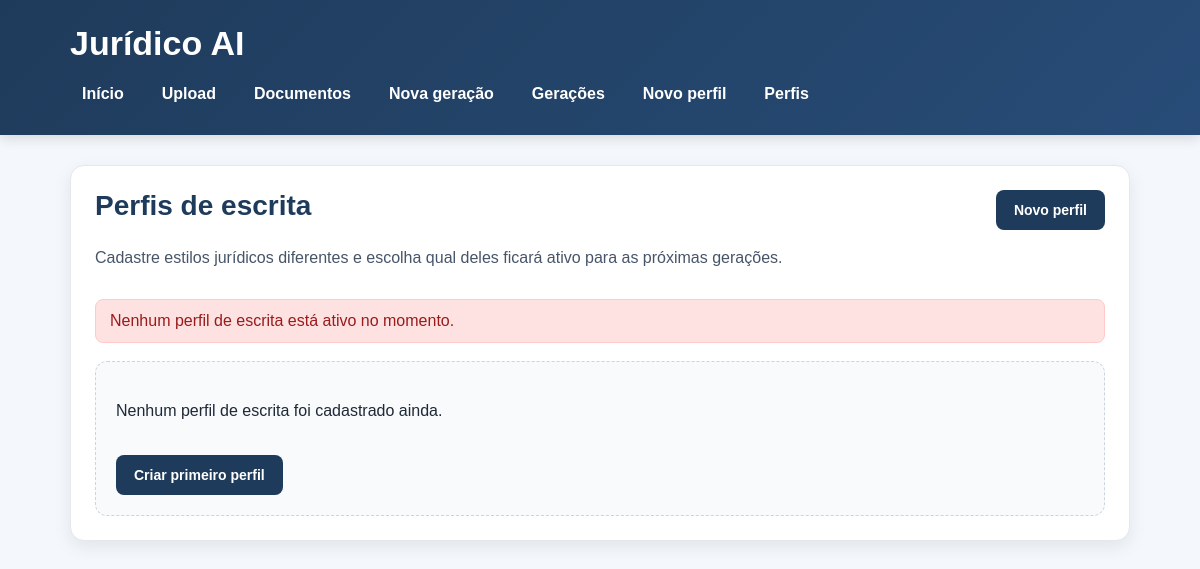
/writing-profiles/, run on an earlier commit of the app's database.
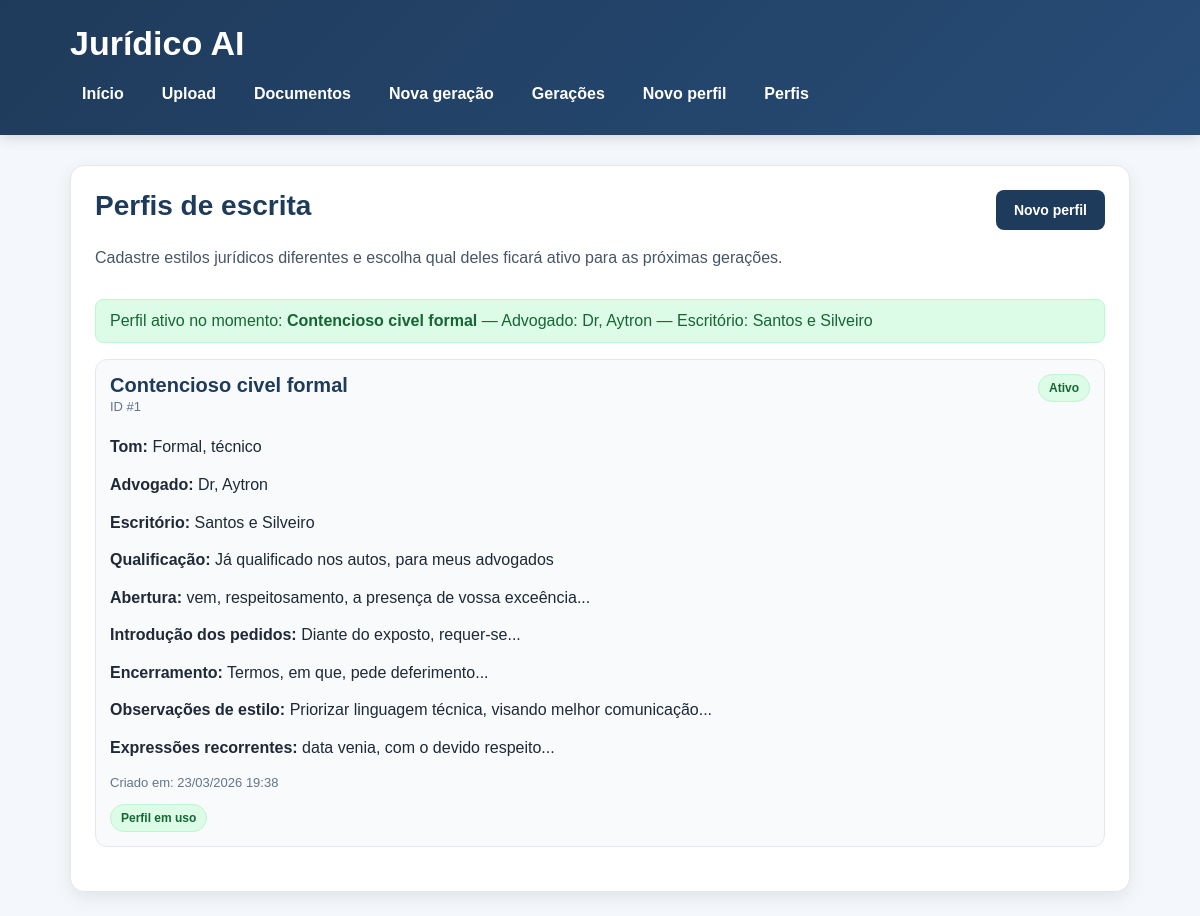
And on a later commit of the database.
### app/models/writing_profile.py (models this page shows)
class WritingProfile(Base):
    __tablename__ = "writing_profiles"
    id = Column(Integer, primary_key=True, index=True)
    profile_name = Column(String(150), nullable=False)
    lawyer_name = Column(String(150), nullable=True)
    office_name = Column(String(200), nullable=True)
    tone = Column(String(100), nullable=False, default="Formal")
    qualification_style = Column(
        Text,
        nullable=True,
        default="já qualificado(a) nos autos ou a ser devidamente qualificado(a)",
    )
    opening_phrase = Column(
        Text,
        nullable=True,
        default="vem, com o devido respeito, à presença de Vossa Excelência, apresentar a presente:",
    )
    closing_phrase = Column(
        Text,
        nullable=True,
        default="Termos em que,\nPede deferimento.",
    )
    request_intro = Column(
        Text,
        nullable=True,
        default="Diante do exposto, requer:",
    )
    legal_style_notes = Column(
        Text,
        nullable=True,
        default="Utilizar linguagem jurídica formal, objetiva e técnica.",
    )
    recurring_expressions = Column(
        Text,
        nullable=True,
        default="data venia; conforme entendimento jurisprudencial; nos termos da legislação aplicável",
    )
    is_active = Column(Boolean, default=False, nullable=False)
    created_at = Column(DateTime(timezone=True), server_default=func.now())

### app/routers/writing_profiles.py (the view)
@router.get("/", response_class=HTMLResponse)
def profiles_list(request: Request, db: Session = Depends(get_db)):
    perfis = listar_perfis(db)
    perfis_view = [montar_resumo_perfil(perfil) for perfil in perfis]
    perfil_ativo = buscar_perfil_ativo(db)
    return templates.TemplateResponse(
        "writing_profiles_list.html",
        {
            "request": request,
            "title": "Perfis de escrita",
            "perfis": perfis_view,
            "perfil_ativo": perfil_ativo,
        },
    )

### app/templates/writing_profiles_list.html (shortened to what this page needs)
{% extends "base.html" %}
{% block content %}
<section class="card">
    <div class="cabecalho-pagina">
        <div>
            <h2>Perfis de escrita</h2>
            <p class="texto-suave">
                Cadastre estilos jurídicos diferentes e escolha qual deles ficará ativo para as próximas gerações.
            </p>
        </div>
        <div class="acoes-topo">
            <a class="botao" href="/writing-profiles/new">Novo perfil</a>
        </div>
    </div>
    {% if perfil_ativo %}
        <div class="sucesso">
            Perfil ativo no momento: <strong>{{ perfil_ativo.profile_name }}</strong>
            {% if perfil_ativo.lawyer_name %}
                — Advogado: {{ perfil_ativo.lawyer_name }}
            {% endif %}
            {% if perfil_ativo.office_name %}
                — Escritório: {{ perfil_ativo.office_name }}
            {% endif %}
        </div>
    {% else %}
        <div class="erro">
            Nenhum perfil de escrita está ativo no momento.
        </div>
    {% endif %}
    {% if perfis %}
        <div class="lista-cards">
            {% for perfil in perfis %}
                <div class="mini-card perfil-card">
                    <div class="perfil-card-topo">
                        <div>
                            <h3 class="perfil-titulo">{{ perfil.profile_name }}</h3>
                            <p class="texto-pequeno">ID #{{ perfil.id }}</p>
                        </div>
                        <div>
                            {% if perfil.is_active %}
                                <span class="badge badge-sucesso">Ativo</span>
                            {% else %}
                                <span class="badge badge-neutro">Inativo</span>
                            {% endif %}
                        </div>
                    </div>
                    <p><strong>Tom:</strong> {{ perfil.tone }}</p>
                    <p><strong>Advogado:</strong> {{ perfil.lawyer_name }}</p>
                    <p><strong>Escritório:</strong> {{ perfil.office_name }}</p>
                    <p><strong>Qualificação:</strong> {{ perfil.qualification_style_preview }}</p>
                    <p><strong>Abertura:</strong> {{ perfil.opening_phrase_preview }}</p>
                    <p><strong>Introdução dos pedidos:</strong> {{ perfil.request_intro_preview }}</p>
                    <p><strong>Encerramento:</strong> {{ perfil.closing_phrase_preview }}</p>
                    <p><strong>Observações de estilo:</strong> {{ perfil.legal_style_notes_preview }}</p>
                    <p><strong>Expressões recorrentes:</strong> {{ perfil.recurring_expressions_preview }}</p>
                    <p class="texto-pequeno">
                        Criado em:
                        {{ perfil.created_at.strftime("%d/%m/%Y %H:%M") if perfil.created_at else "-" }}
                    </p>
                    <div class="acoes-topo">
                        {% if not perfil.is_active %}
                            <form action="/writing-profiles/{{ perfil.id }}/activate" method="post">
                                <button class="botao" type="submit">Ativar perfil</button>
                            </form>
                        {% else %}
                            <span class="badge badge-sucesso">Perfil em uso</span>
                        {% endif %}
                    </div>
                </div>
            {% endfor %}
        </div>
    {% else %}
        <div class="estado-vazio">
            <p>Nenhum perfil de escrita foi cadastrado ainda.</p>
            <a class="botao" href="/writing-profiles/new">Criar primeiro perfil</a>
        </div>
    {% endif %}
</section>
{% endblock %}

### app/templates/base.html (shortened to what this page needs)
<!DOCTYPE html>
<html lang="pt-BR">
<head>
    <link rel="stylesheet" href="{{ url_for('static', path='css/style.css') }}">
</head>
<body>
    <header class="topo">
        <div class="container">
            <h1>Jurídico AI</h1>
            <nav class="menu">
                <a href="/">Início</a>
                <a href="/documents/upload">Upload</a>
                <a href="/documents">Documentos</a>
                <a href="/generations/create">Nova geração</a>
                <a href="/generations">Gerações</a>
                <a href="/writing-profiles/create">Novo perfil</a>
                <a href="/writing-profiles">Perfis</a>
            </nav>
        </div>
    </header>
    <main class="container">
        {% block content %}{% endblock %}
    </main>
</body>
</html>

### app/static/css/style.css (style rules this page uses)
* { box-sizing: border-box; }
body { margin: 0; font-family: Arial, Helvetica, sans-serif; background-color: #f4f7fb; color: #1f2937; }
.topo { background: linear-gradient(135deg, #1f3b5b, #274c77); color: #ffffff; padding: 24px 0; margin-bottom: 30px; box-shadow: 0 4px 12px rgba(0, 0, 0, 0.12); }
.topo h1 { margin: 0; font-size: 34px; font-weight: 700; }
.container { width: 100%; max-width: 1100px; margin: 0 auto; padding: 0 20px; }
.menu { margin-top: 14px; display: flex; flex-wrap: wrap; gap: 14px; }
.menu a { color: #ffffff; text-decoration: none; font-weight: 600; padding: 8px 12px; border-radius: 8px; transition: background-color 0.2s ease; }
.card { background-color: #ffffff; border-radius: 14px; padding: 24px; margin-bottom: 24px; box-shadow: 0 6px 18px rgba(15, 23, 42, 0.08); border: 1px solid #e5e7eb; overflow: hidden; }
h2 { margin-top: 0; color: #1f3b5b; font-size: 28px; }
h3 { color: #1f3b5b; margin-top: 24px; margin-bottom: 10px; }
p { line-height: 1.6; }
.botao, button.botao, button[type="submit"] { display: inline-block; margin-top: 16px; margin-right: 10px; padding: 12px 18px; border: none; border-radius: 8px; background-color: #1f3b5b; color: #ffffff; text-decoration: none; font-weight: 600; font-size: 14px; cursor: pointer; transition: background-color 0.2s ease, transform 0.1s ease; }
.sucesso { background-color: #dcfce7; color: #166534; border: 1px solid #bbf7d0; padding: 12px 14px; border-radius: 8px; margin-bottom: 16px; }
a { color: #1f3b5b; }
.cabecalho-pagina { display: flex; align-items: flex-start; justify-content: space-between; gap: 16px; flex-wrap: wrap; margin-bottom: 12px; }
.acoes-topo { display: flex; gap: 10px; flex-wrap: wrap; }
.acoes-topo .botao { margin-top: 0; margin-right: 0; }
.texto-suave { color: #475569; margin-top: 4px; }
.texto-pequeno { font-size: 13px; color: #64748b; margin-top: 6px; line-height: 1.5; }
.badge { display: inline-block; padding: 6px 10px; border-radius: 999px; font-size: 12px; font-weight: 700; white-space: nowrap; }
.badge-sucesso { background-color: #dcfce7; color: #166534; border: 1px solid #bbf7d0; }
.lista-cards { display: grid; grid-template-columns: repeat(auto-fit, minmax(240px, 1fr)); gap: 14px; margin-top: 10px; margin-bottom: 20px; }
.mini-card { background-color: #f8fafc; border: 1px solid #e2e8f0; border-radius: 12px; padding: 14px; }
.mini-card p { margin: 0 0 8px 0; }
.perfil-card { display: flex; flex-direction: column; gap: 4px; }
.perfil-card-topo { display: flex; align-items: flex-start; justify-content: space-between; gap: 12px; margin-bottom: 6px; }
.perfil-titulo { margin: 0; font-size: 20px; }

What changed in the data, as far as the page shows it:
added WritingProfile: profile_name "Contencioso civel formal", lawyer_name "Dr, Aytron", office_name "Santos e Silveiro", id "1", tone "Formal, técnico", qualification_style_preview "Já qualificado nos autos, para meus advogados", opening_phrase_preview "vem, respeitosamento, a presença de vossa exceência...", request_intro_preview "Diante do exposto, requer-se...", closing_phrase_preview "Termos, em que, pede deferimento...", legal_style_notes_preview "Priorizar linguagem técnica, visando melhor comunicação...", recurring_expressions_preview "data venia, com o devido respeito...", created_at "23/03/2026 19:38"
Also different on the page:
text no longer shown: "Nenhum perfil de escrita está ativo no momento. Nenhum perfil de escrita foi cadastrado ainda. Criar primeiro perfil"
text now shown: "Perfil ativo no momento: — Advogado: — Escritório:"
